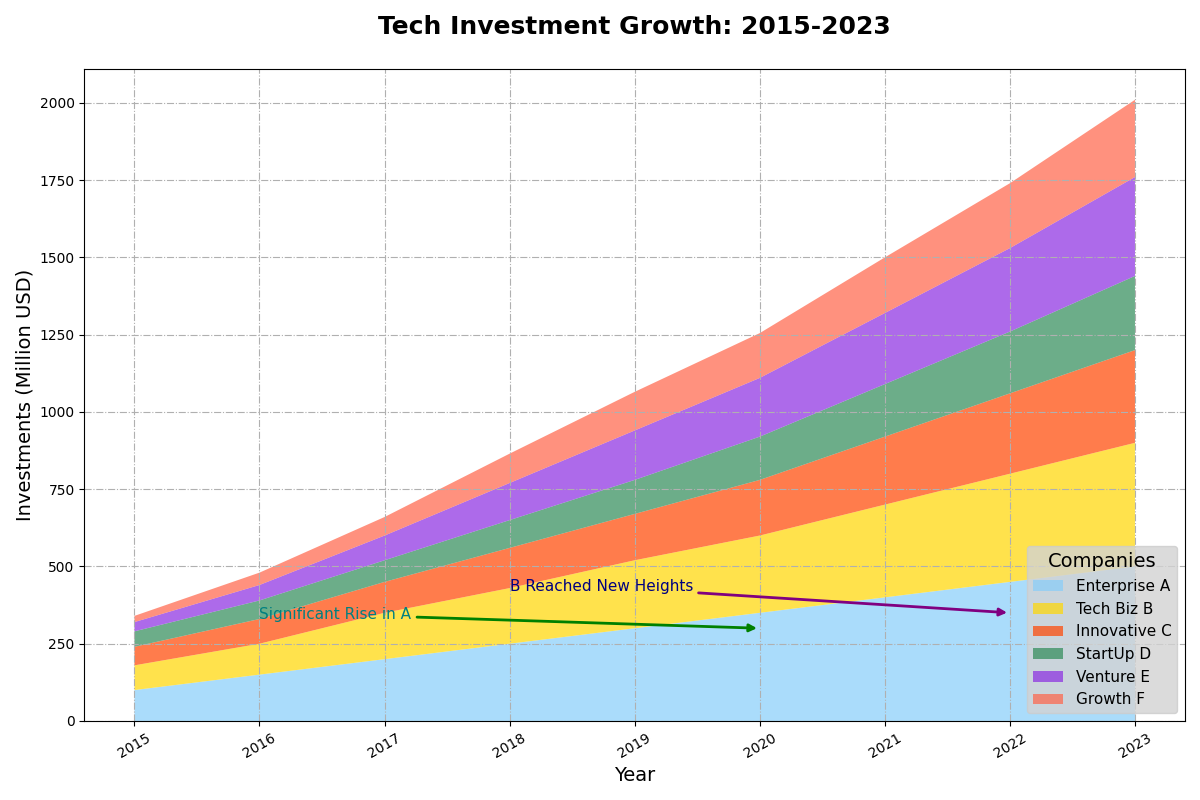

The script that drew this image:
import matplotlib.pyplot as plt
import numpy as np

years = np.arange(2015, 2024)
company_a = np.array([100, 150, 200, 250, 300, 350, 400, 450, 500])
company_b = np.array([80, 100, 150, 180, 220, 250, 300, 350, 400])
company_c = np.array([60, 80, 100, 130, 150, 180, 220, 260, 300])
company_d = np.array([50, 60, 70, 90, 110, 140, 170, 200, 240])
company_e = np.array([30, 50, 80, 120, 160, 190, 230, 270, 320])
company_f = np.array([20, 40, 60, 95, 125, 145, 180, 210, 250])

colors = ['#87CEFA', '#FFD700', '#FF4500', '#2E8B57', '#8A2BE2', '#FF6347']
data = np.vstack([company_a, company_b, company_c, company_d, company_e, company_f])
companies = ["Enterprise A", "Tech Biz B", "Innovative C", "StartUp D", "Venture E", "Growth F"]

fig, ax = plt.subplots(figsize=(12, 8))

ax.stackplot(years, company_a, company_b, company_c, company_d, company_e, company_f, labels=companies, colors=colors, alpha=0.7)

ax.set_title('Tech Investment Growth: 2015-2023', fontsize=18, fontweight='heavy', pad=25)
ax.set_xlabel('Year', fontsize=14)
ax.set_ylabel('Investments (Million USD)', fontsize=14)

ax.set_xticks(years)
ax.tick_params(axis='x', rotation=30, labelsize=10)

ax.legend(loc='lower right', title='Companies', fontsize=11, title_fontsize='14', facecolor='lightgrey')

ax.annotate('Significant Rise in A', xy=(2020, 300), xytext=(2016, 330),
            arrowprops=dict(arrowstyle='-|>', lw=2, color='green'),
            fontsize=11, color='teal')

ax.annotate('B Reached New Heights', xy=(2022, 350), xytext=(2018, 420),
            arrowprops=dict(arrowstyle='-|>', lw=2, color='purple'),
            fontsize=11, color='navy')

ax.grid(True, which='major', linestyle='-.', linewidth=0.8)

plt.tight_layout()

plt.show()
